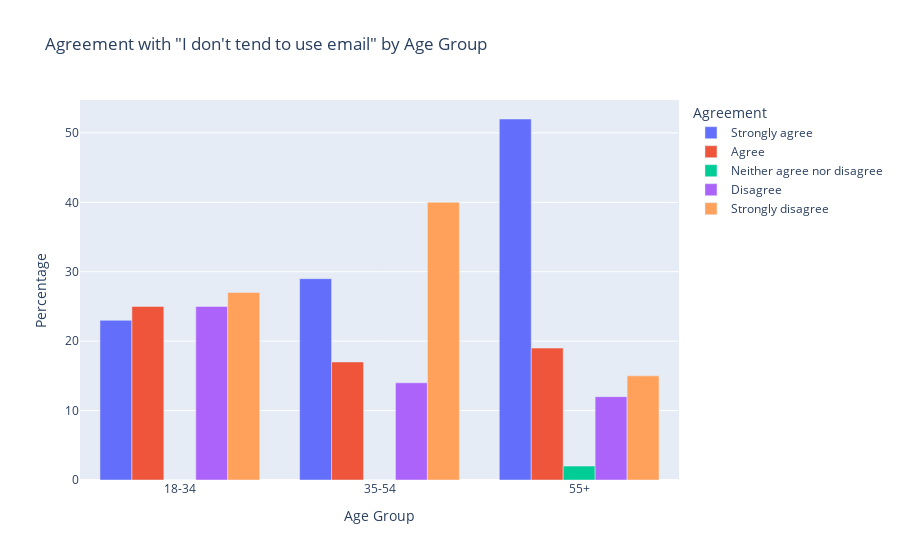
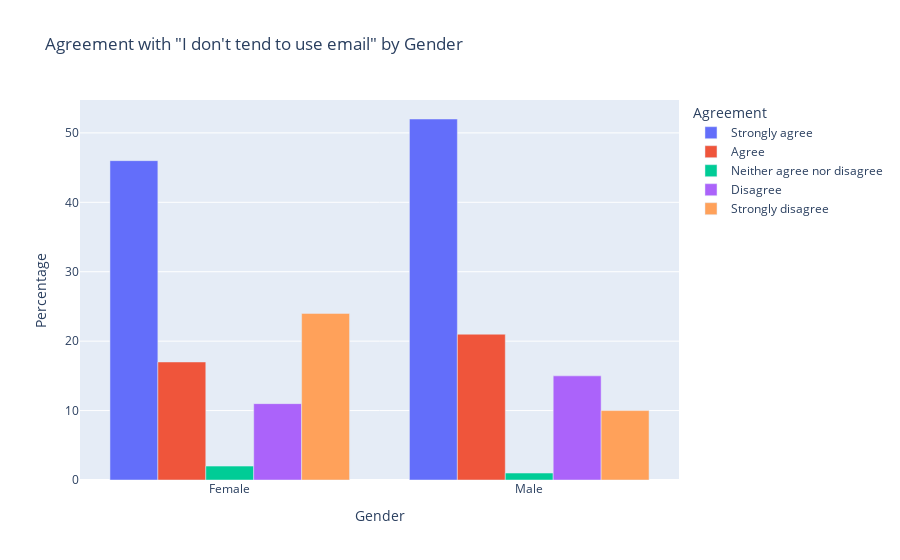

Write notebook code for charts like these, in order.
### Code cell
import pandas as pd
import plotly.express as px

# Sample data for Age Group and Gender in a dictionary format
data_age = {
    'Age Group': ['18-34', '35-54', '55+'],
    'Strongly agree': [23, 29, 52],
    'Agree': [25, 17, 19],
    'Neither agree nor disagree': [0, 0, 2],
    'Disagree': [25, 14, 12],
    'Strongly disagree': [27, 40, 15]
}

data_gender = {
    'Gender': ['Female', 'Male'],
    'Strongly agree': [46, 52],
    'Agree': [17, 21],
    'Neither agree nor disagree': [2, 1],
    'Disagree': [11, 15],
    'Strongly disagree': [24, 10]
}

# Convert the dictionaries to DataFrames
df_age = pd.DataFrame(data_age)
df_gender = pd.DataFrame(data_gender)

# Melt the DataFrames to create long-format data for plotting
df_age_melted = df_age.melt(id_vars='Age Group', var_name='Response', value_name='Percentage')
df_gender_melted = df_gender.melt(id_vars='Gender', var_name='Response', value_name='Percentage')

# Plot the grouped bar chart for Age Group
fig_age = px.bar(df_age_melted, x='Age Group', y='Percentage', color='Response',
                 barmode='group', title='Agreement with "I don\'t tend to use email" by Age Group',
                 labels={'Percentage': 'Percentage', 'Response': 'Agreement'})

# Plot the grouped bar chart for Gender
fig_gender = px.bar(df_gender_melted, x='Gender', y='Percentage', color='Response',
                    barmode='group', title='Agreement with "I don\'t tend to use email" by Gender',
                    labels={'Percentage': 'Percentage', 'Response': 'Agreement'})

# Show both plots side by side
fig_age.show()
fig_gender.show()

### Figure 1 — Plotly figure (JSON) as saved in the notebook; plotly's stock layout.template omitted (floating-point values rounded to 4 significant figures)
{"data": [{"alignmentgroup": "True", "hovertemplate": "Agreement=Strongly agree<br>Age Group=%{x}<br>Percentage=%{y}<extra></extra>", "legendgroup": "Strongly agree", "marker": {"color": "#636efa", "pattern": {"shape": ""}}, "name": "Strongly agree", "offsetgroup": "Strongly agree", "orientation": "v", "showlegend": true, "textposition": "auto", "type": "bar", "x": ["18-34", "35-54", "55+"], "xaxis": "x", "y": [23, 29, 52], "yaxis": "y"}, {"alignmentgroup": "True", "hovertemplate": "Agreement=Agree<br>Age Group=%{x}<br>Percentage=%{y}<extra></extra>", "legendgroup": "Agree", "marker": {"color": "#EF553B", "pattern": {"shape": ""}}, "name": "Agree", "offsetgroup": "Agree", "orientation": "v", "showlegend": true, "textposition": "auto", "type": "bar", "x": ["18-34", "35-54", "55+"], "xaxis": "x", "y": [25, 17, 19], "yaxis": "y"}, {"alignmentgroup": "True", "hovertemplate": "Agreement=Neither agree nor disagree<br>Age Group=%{x}<br>Percentage=%{y}<extra></extra>", "legendgroup": "Neither agree nor disagree", "marker": {"color": "#00cc96", "pattern": {"shape": ""}}, "name": "Neither agree nor disagree", "offsetgroup": "Neither agree nor disagree", "orientation": "v", "showlegend": true, "textposition": "auto", "type": "bar", "x": ["18-34", "35-54", "55+"], "xaxis": "x", "y": [0, 0, 2], "yaxis": "y"}, {"alignmentgroup": "True", "hovertemplate": "Agreement=Disagree<br>Age Group=%{x}<br>Percentage=%{y}<extra></extra>", "legendgroup": "Disagree", "marker": {"color": "#ab63fa", "pattern": {"shape": ""}}, "name": "Disagree", "offsetgroup": "Disagree", "orientation": "v", "showlegend": true, "textposition": "auto", "type": "bar", "x": ["18-34", "35-54", "55+"], "xaxis": "x", "y": [25, 14, 12], "yaxis": "y"}, {"alignmentgroup": "True", "hovertemplate": "Agreement=Strongly disagree<br>Age Group=%{x}<br>Percentage=%{y}<extra></extra>", "legendgroup": "Strongly disagree", "marker": {"color": "#FFA15A", "pattern": {"shape": ""}}, "name": "Strongly disagree", "offsetgroup": "Strongly disagree", "orientation": "v", "showlegend": true, "textposition": "auto", "type": "bar", "x": ["18-34", "35-54", "55+"], "xaxis": "x", "y": [27, 40, 15], "yaxis": "y"}], "layout": {"barmode": "group", "legend": {"title": {"text": "Agreement"}, "tracegroupgap": 0}, "title": {"text": "Agreement with \"I don't tend to use email\" by Age Group"}, "xaxis": {"anchor": "y", "domain": [0, 1], "title": {"text": "Age Group"}}, "yaxis": {"anchor": "x", "domain": [0, 1], "title": {"text": "Percentage"}}}}

### Figure 2 — Plotly figure (JSON) as saved in the notebook; plotly's stock layout.template omitted (floating-point values rounded to 4 significant figures)
{"data": [{"alignmentgroup": "True", "hovertemplate": "Agreement=Strongly agree<br>Gender=%{x}<br>Percentage=%{y}<extra></extra>", "legendgroup": "Strongly agree", "marker": {"color": "#636efa", "pattern": {"shape": ""}}, "name": "Strongly agree", "offsetgroup": "Strongly agree", "orientation": "v", "showlegend": true, "textposition": "auto", "type": "bar", "x": ["Female", "Male"], "xaxis": "x", "y": [46, 52], "yaxis": "y"}, {"alignmentgroup": "True", "hovertemplate": "Agreement=Agree<br>Gender=%{x}<br>Percentage=%{y}<extra></extra>", "legendgroup": "Agree", "marker": {"color": "#EF553B", "pattern": {"shape": ""}}, "name": "Agree", "offsetgroup": "Agree", "orientation": "v", "showlegend": true, "textposition": "auto", "type": "bar", "x": ["Female", "Male"], "xaxis": "x", "y": [17, 21], "yaxis": "y"}, {"alignmentgroup": "True", "hovertemplate": "Agreement=Neither agree nor disagree<br>Gender=%{x}<br>Percentage=%{y}<extra></extra>", "legendgroup": "Neither agree nor disagree", "marker": {"color": "#00cc96", "pattern": {"shape": ""}}, "name": "Neither agree nor disagree", "offsetgroup": "Neither agree nor disagree", "orientation": "v", "showlegend": true, "textposition": "auto", "type": "bar", "x": ["Female", "Male"], "xaxis": "x", "y": [2, 1], "yaxis": "y"}, {"alignmentgroup": "True", "hovertemplate": "Agreement=Disagree<br>Gender=%{x}<br>Percentage=%{y}<extra></extra>", "legendgroup": "Disagree", "marker": {"color": "#ab63fa", "pattern": {"shape": ""}}, "name": "Disagree", "offsetgroup": "Disagree", "orientation": "v", "showlegend": true, "textposition": "auto", "type": "bar", "x": ["Female", "Male"], "xaxis": "x", "y": [11, 15], "yaxis": "y"}, {"alignmentgroup": "True", "hovertemplate": "Agreement=Strongly disagree<br>Gender=%{x}<br>Percentage=%{y}<extra></extra>", "legendgroup": "Strongly disagree", "marker": {"color": "#FFA15A", "pattern": {"shape": ""}}, "name": "Strongly disagree", "offsetgroup": "Strongly disagree", "orientation": "v", "showlegend": true, "textposition": "auto", "type": "bar", "x": ["Female", "Male"], "xaxis": "x", "y": [24, 10], "yaxis": "y"}], "layout": {"barmode": "group", "legend": {"title": {"text": "Agreement"}, "tracegroupgap": 0}, "title": {"text": "Agreement with \"I don't tend to use email\" by Gender"}, "xaxis": {"anchor": "y", "domain": [0, 1], "title": {"text": "Gender"}}, "yaxis": {"anchor": "x", "domain": [0, 1], "title": {"text": "Percentage"}}}}
